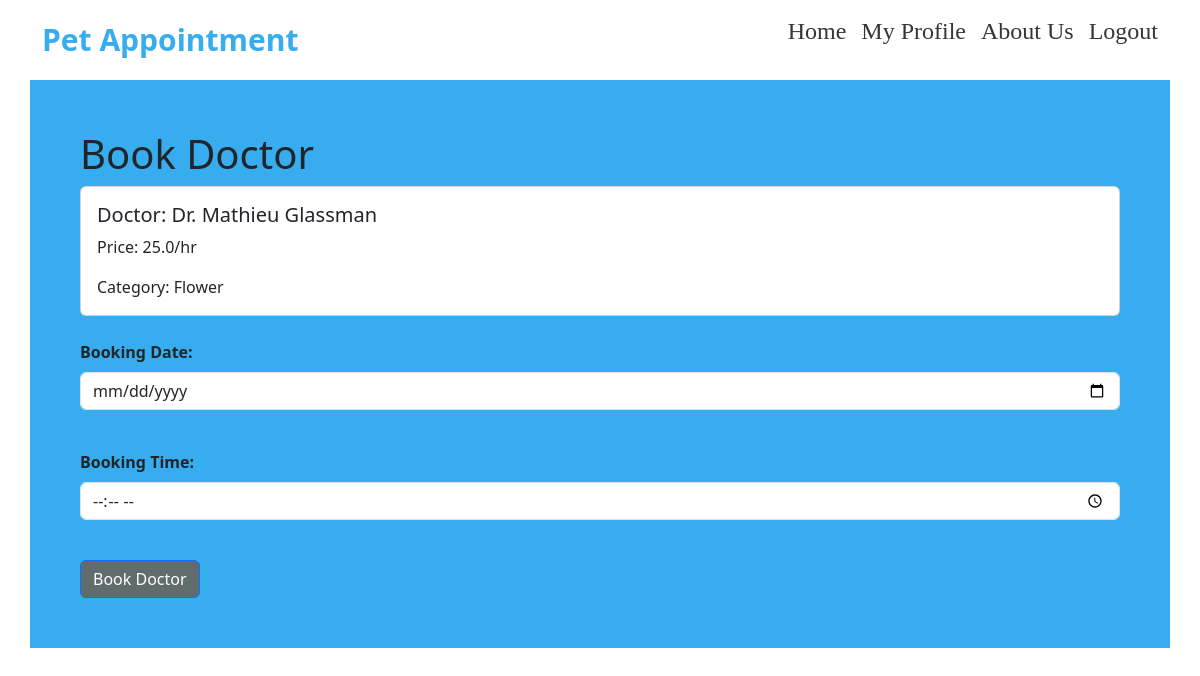
Screenshot of /book_doctor/3/ (signed in) with the database file from the repository.
### shop/models.py (models this page shows, shortened)
class Products(models.Model):
    title = models.CharField(max_length=100)
    price = models.FloatField()
    discount = models.FloatField()
    category = models.CharField(max_length=100)
    description = models.TextField()
    image = models.CharField(max_length=300)
    available_date = models.DateField( blank=True, null=True)
    available_time = models.TimeField( blank=True, null=True)

### shop/views.py (the view, shortened to what this page needs)
# urls.py: path('book_doctor/<int:product_id>/', views.book_doctor, name='book_doctor'),
@login_required
def book_doctor(request, product_id):
    product = Products.objects.get(pk=product_id)
    return render(request, 'shop/bookdoctor.html', {'product': product})

### shop/templates/shop/bookdoctor.html (shortened to what this page needs)
{% extends "shop/base.html" %}
    {% block content %}
    <div class="container mt-8">
        <div class="row">
            <div class="col" style="background-color: #37acef; padding: 50px;">
                <h1>Book Doctor</h1>
                <div class="card">
                    <div class="card-body">
                        <h5 class="card-title">Doctor: {{product.title}}</h5>
                        <p class="card-text">Price: {{product.price}}/hr</p>
                        <p class="card-text">Category: {{product.category}}</p>
                    </div>
                </div>
                <br><form method="post">
                    <div class="mb-3">
                        <label for="booking_date" class="form-label" style="font-weight:bold;;">Booking Date:</label>
                        <input type="date" class="form-control" id="booking_date" name="booking_date" required>
                    </div><br>
                    <div class="mb-3">
                        <label for="booking_time" class="form-label" style="font-weight:bold;">Booking Time:</label>
                        <input type="time" class="form-control" id="booking_time" name="booking_time" required>
                    </div><br>
                    <button type="submit" class="btn btn-primary" style="background-color: #616d6c;" >Book Doctor</button>
                </form>
            </div>
        </div>
    </div>
    {% endblock %}

### rows the page displays
Products: title "Dr. Mathieu Glassman", price "25.0", category "Flower"
